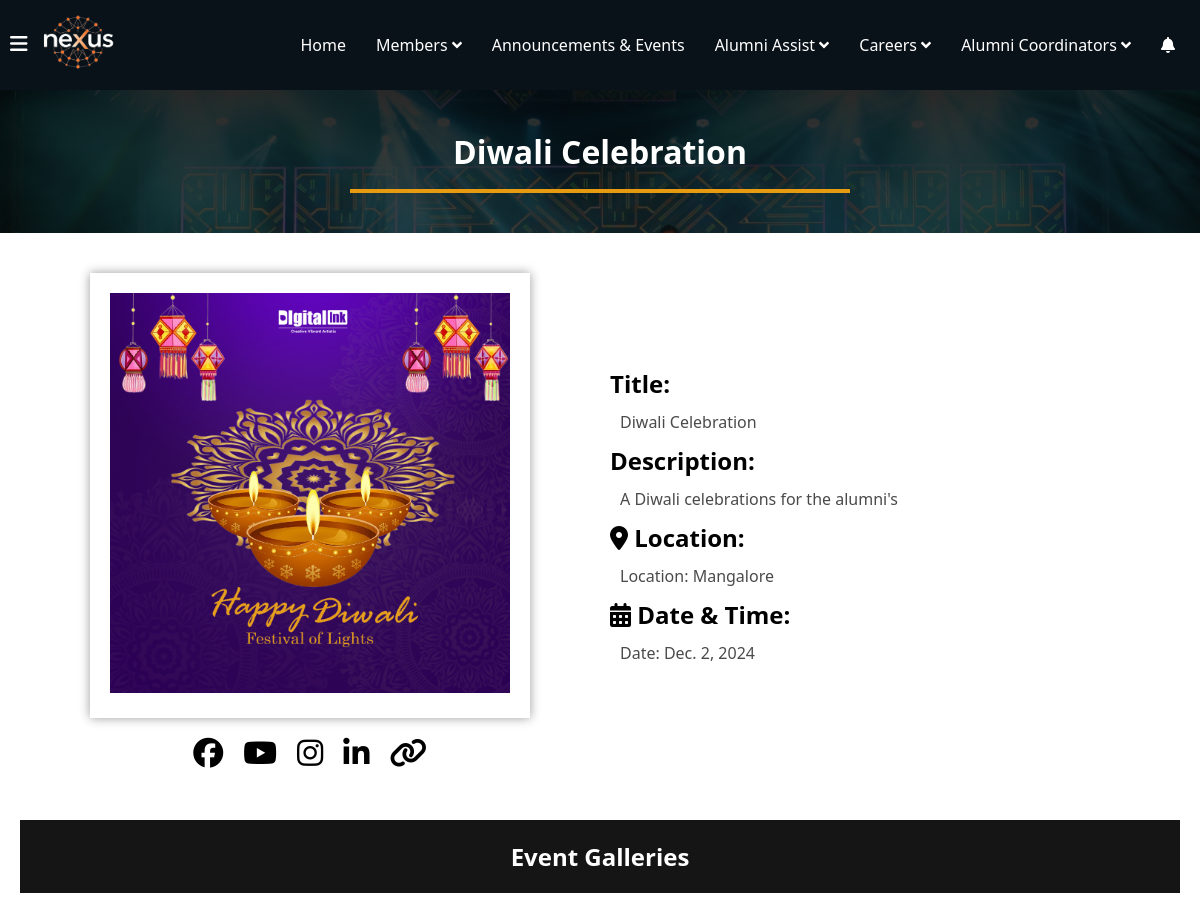
The app's page /events/event/2/ (upper part), older data.
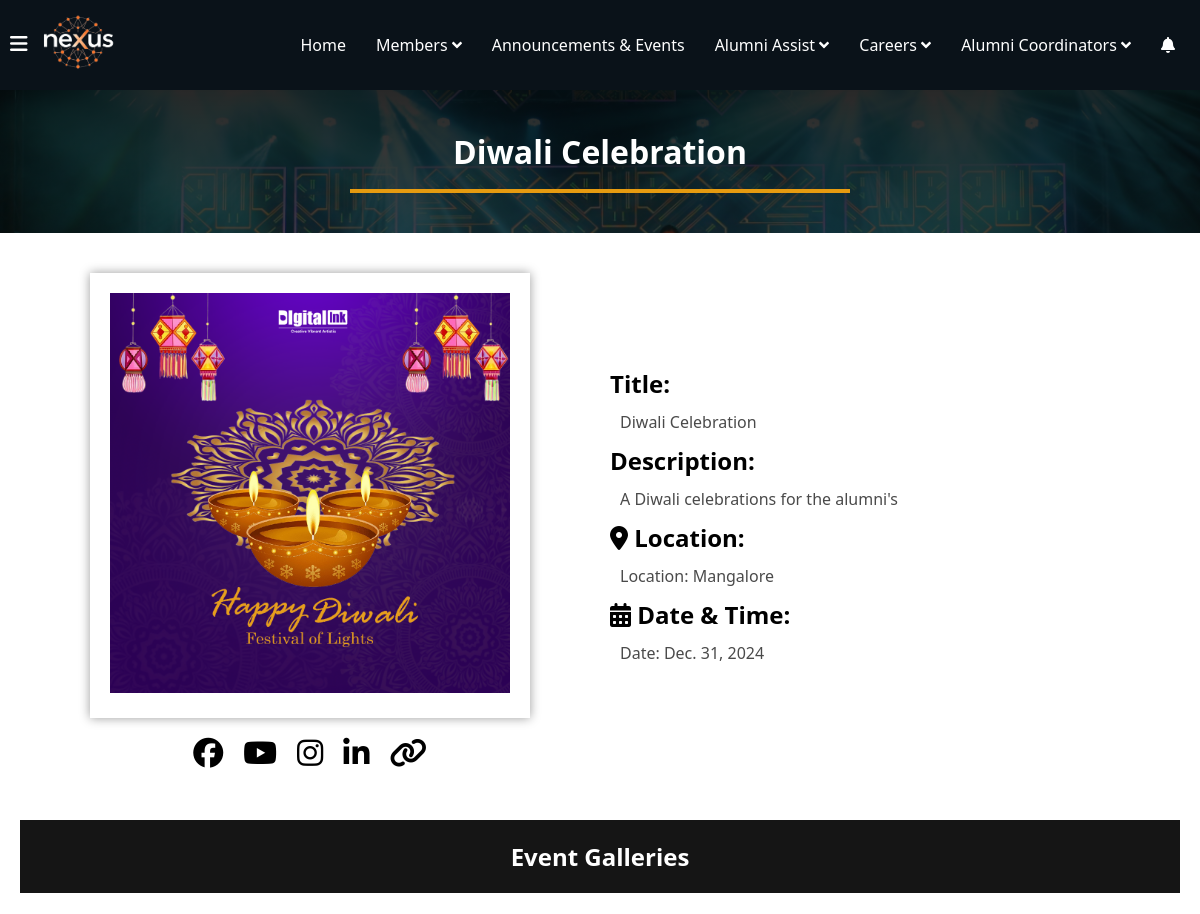
The same page, newer data.
### events_cec/models.py (models this page shows, shortened)
class Event(models.Model):
    CATEGORY_CHOICES = [
        ('workshop', 'Workshop'),
        ('talk', 'Alumni Talk'),
        ('others', 'Others'),
    ]
    event_id = models.AutoField(primary_key=True)
    event_title = models.CharField(max_length=200)
    description = models.TextField()
    category = models.CharField(max_length=50, choices=CATEGORY_CHOICES)
    date = models.DateField()
    time = models.TimeField(null=True, blank=True)  # New time field
    location = models.CharField(max_length=200)
    poster = models.ImageField(upload_to='event_posters/', blank=True, null=True)
    instagram_url = models.URLField(max_length=500, blank=True, null=True)
    facebook_url = models.URLField(max_length=500, blank=True, null=True)
    youtube_url = models.URLField(max_length=500, blank=True, null=True)
    linkedin_url = models.URLField(max_length=500, blank=True, null=True)

### events_cec/views.py (the view)
# urls.py: path('event/<int:event_id>/', views.event_detail, name='event_detail'),
def event_detail(request, event_id):
    event = get_object_or_404(Event, event_id=event_id)
    images = EventImage.objects.filter(event=event)
    return render(request, 'events_cec/event-details.html', {'event': event, 'images': images})

### notifications/context_processors.py (called while the page is built)
def notification_count(request):
    if request.user.is_authenticated:
        unread_count = Notification.objects.filter(
            recipient=request.user,
            viewed=False
        ).count()
        return {'unread_notifications_count': unread_count}
    return {'unread_notifications_count': 0}

### events_cec/templates/events_cec/event-details.html (shortened to what this page needs)
{% extends 'home/layout.html' %}
{% load static %}
{% block extra_head %}
    <link rel="stylesheet" href="https://cdnjs.cloudflare.com/ajax/libs/animate.css/4.0.0/animate.min.css" />
    <link rel="stylesheet" href="https://stackpath.bootstrapcdn.com/font-awesome/4.7.0/css/font-awesome.min.css">
    <link rel="stylesheet" href="https://unpkg.com/swiper/swiper-bundle.css">
    <link rel="stylesheet" href="{% static 'events_cec/event-details.css' %}">
{% endblock %}
{% block content %}
<body>
    <div class="event-details-container">
        <div class="header">
            <h1>{{ event.event_title }}</h1>
        </div>
        <div class="content">
            <div class="event-details">
                <div class="details">
                    <div class="poster">
                        {% if event.poster %}
                        <img src="{{ event.poster.url }}" alt="Event Poster">
                        {% endif %}
                    </div>
                    <div class="social-icons">
                        <i class="fa-brands fa-facebook"></i>
                        <i class="fa-brands fa-youtube"></i>
                        <i class="fa-brands fa-instagram"></i>
                        <i class="fa-brands fa-linkedin-in"></i>
                        <i class="fa-solid fa-link" id="copyLinkBtn" title="Copy Event Link"></i>
                    </div>
                </div>
                <div class="event-info">
                    <h2>Title:</h2>
                    <p>{{ event.event_title }}</p>
                    <h2>Description:</h2>
                    <p>{{ event.description }}</p>
                    <h2><i class="fa-solid fa-location-dot"></i> Location:</h2>
                    <p>Location: {{ event.location }}</p>
                    <h2><i class="fa-solid fa-calendar"></i> Date & Time:</h2>
                    <p>Date: {{ event.date }}</p>
                </div>
            </div>
            <div class="event-images">
                <h2>Event Galleries</h2>
                <div class="swiper-container s1">
                </div>
            </div>
        </div>
    </div>
</body>
</html>
{% endblock %}

Row changes from the older to the newer data that the page shows:
changed Event "Diwali Celebration": date "Dec. 2, 2024" → "Dec. 31, 2024"
